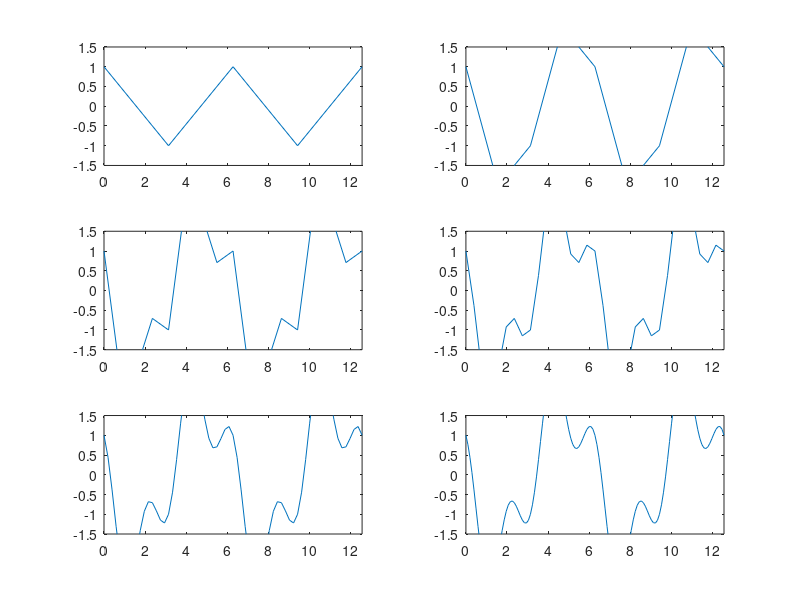
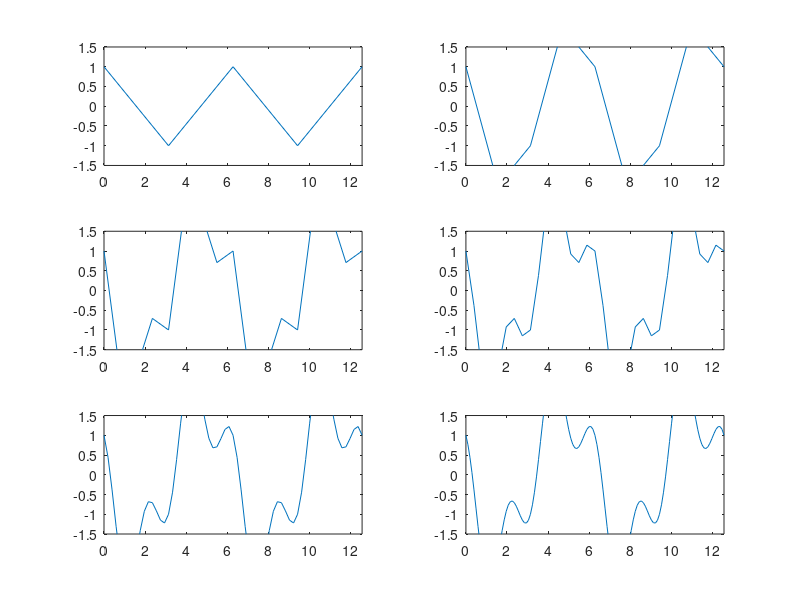

These charts were generated, in order, by the following MATLAB code:
# se hace un ciclo 6 veces ya que se harán 6 sub-gráficas (al cambiar el 2,3 por 3,2 cambia de tener 2 filas y 3 columnas a tener 3 filas y 2 columnas)
# en cada iteración se declara el vector x de 0 a 4pi, pero con cada iteración aumenta exponencialmente el número de divisiones
# se grafica la función y(x)=cos(3x)-2sin(x)
# se pone el eje X de 0 a 4pi y el eje Y de -1.5 a 1.5

for k = 1:6
  x = linspace(0, 4*pi, 2^(k+1)+1);
  subplot(3,2,k), plot(x, cos(3*x)-2*sin(x))
  axis([0, 4*pi, -1.5, 1.5])
end
print('tarea01sub2',"-dpng")
print('tarea01sub2',"-deps")